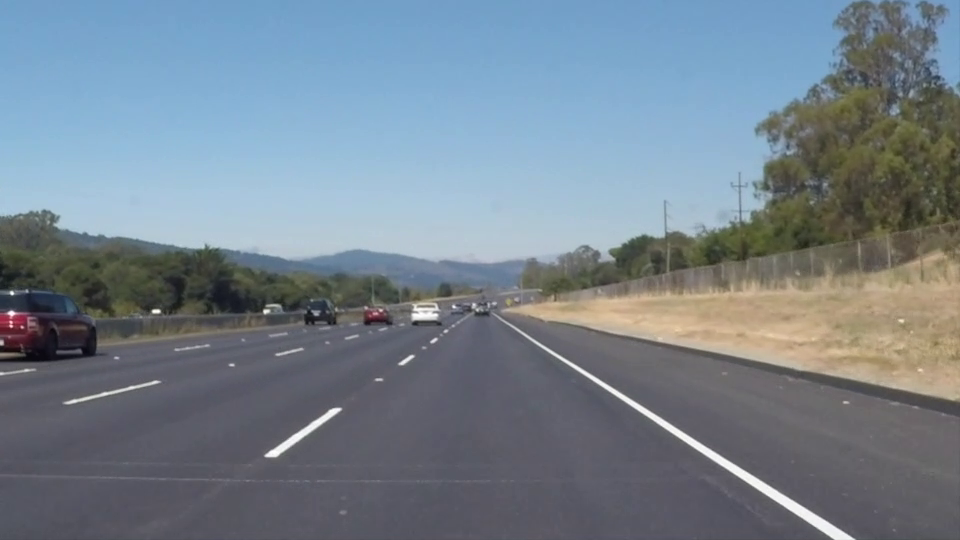
#> input picture frame 22 of media/problem_2.mp4, 960 x 540 px, given in place of problem_3.mp4, which was not available
$ python turn_prediction.py   (older library calls are emulated)
#> lines starting #> are read from the running program, lines starting #| are printed output that depends on the picture; after the words box and inside, x2 and y2 are one past the last pixel; in counts of white or black regions, pixels touching at a corner belong together; pictures that were not available may be replaced by others from this repository, and a replacement may not be noted
#> in main, frame is the input picture: shape (540, 960, 3); mean B, G, R 141.9, 130.7, 117.7
#!/usr/bin/python3

import numpy as np
# import matplotlib.pyplot as plt
from numpy.linalg import inv
import cv2 as cv


# GLobal params
num_windows = 10
margin=110
minpix=20
poly_points_1= np.array([[0,0], [0,720],[540,440],[740,440],[1280,720],[1280,0]])
poly_points_2= np.array([[0,652], [0,720],[1280,720],[1280,652]])
array_for_avg = []
array_for_avg_prediction = []


# Source points for homography
src = np.array([[605,440],[720,440], [1146, 651], [210, 690]], dtype="float32")

# Destination points for homography
dst = np.array([[0, 0], [250, 0], [250, 500], [0, 500]], dtype="float32")

#Homography
H_matrix = cv.getPerspectiveTransform(src, dst)
Hinv = inv(H_matrix)


# [23 lines left out: functions rolling_avg, rolling_avg_prediction, not called in this run]

def mask_poly(frame,poly_points):
    img=frame.copy()

    img = cv.fillPoly(img,[poly_points],(0,0,0))
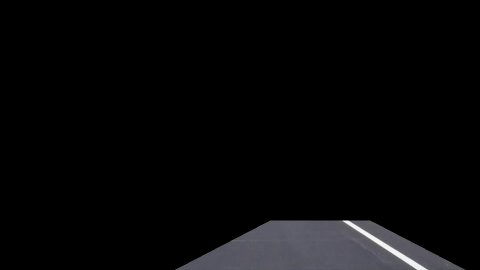
#> img: shape (540, 960, 3) (shown at 1/2 size); mean B, G, R 7.9, 7.1, 7.2
    # cv.namedWindow('post_mask',cv.WINDOW_NORMAL)
    # cv.imshow('post_mask',img)

    return img

# [11 lines left out: function correct_dist, not called in this run]

# Turn prediction for lanes
def turn_predict(image_center, right_lane_pos, left_lane_pos):
    lane_center = left_lane_pos + (right_lane_pos - left_lane_pos)/2
    if (lane_center - image_center < 0):

        return ("Right Turn")
    elif (lane_center - image_center < 8):
        return ("Straight Road")
    else:
    	return ("Left Turn")


# Process image and homography operations
def image_preprocessing(img):

	# crop_img = img[420:720, 40:1280, :]  # To get the region of interest
	frame_post_mask = mask_poly(img,poly_points_1)
	crop_img = mask_poly(frame_post_mask,poly_points_2)
	# undist_img = correct_dist(crop_img)

	hsl_img = cv.cvtColor(crop_img, cv.COLOR_BGR2HLS)
#> hsl_img: shape (540, 960, 3); mean of channels 0, 1, 2 9, 7.5, 1.1
	# To seperate out Yellow colored lanes
	lower_mask_yellow = np.array([20, 120, 80], dtype='uint8')
	upper_mask_yellow = np.array([45, 200, 255], dtype='uint8')
	mask_yellow = cv.inRange(hsl_img, lower_mask_yellow, upper_mask_yellow)
#> mask_yellow: shape (540, 960); every value is 0

	yellow_detect = cv.bitwise_and(hsl_img, hsl_img, mask=mask_yellow).astype(np.uint8)
#> yellow_detect: shape (540, 960, 3); every value is 0

	# To seperate out White colored lanes
	lower_mask_white = np.array([0, 200, 0], dtype='uint8')
	upper_mask_white = np.array([255, 255, 255], dtype='uint8')
	mask_white = cv.inRange(hsl_img, lower_mask_white, upper_mask_white)
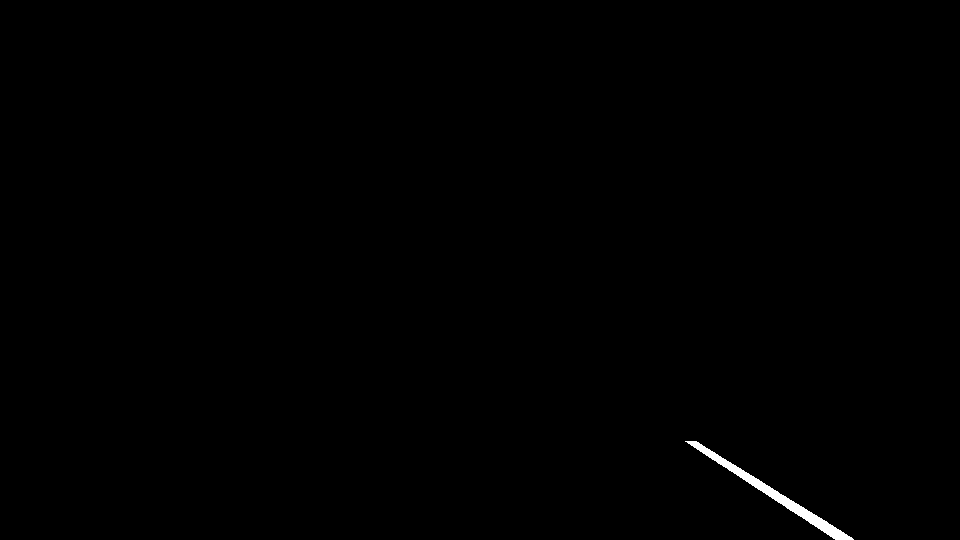
#> mask_white: shape (540, 960); 0.31% white; 1 white region, box (x1, y1, x2, y2) and area: (685, 441, 854, 540) 1584

	white_detect = cv.bitwise_and(hsl_img, hsl_img, mask=mask_white).astype(np.uint8)
#> white_detect: shape (540, 960, 3); mean of channels 0, 1, 2 0.2, 0.7, 0.1

	# Combine both
	lanes = cv.bitwise_or(yellow_detect, white_detect)
	new_lanes = cv.cvtColor(lanes, cv.COLOR_HLS2BGR)
	final = cv.cvtColor(new_lanes, cv.COLOR_BGR2GRAY)
	img_blur = cv.bilateralFilter(final, 9, 120, 100)

	canny_image = cv.Canny(img_blur, 100, 200)
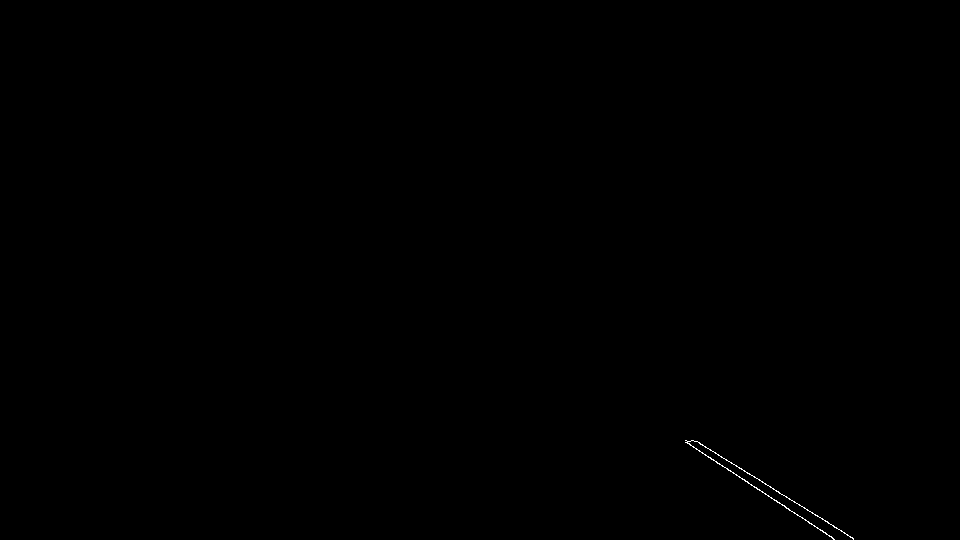
#> canny_image: shape (540, 960); 0.08% white in thin lines or dots, all inside (x1, y1, x2, y2) = (685, 440, 854, 540)

	pts,prediction , lane_classfied , rads = calculate_curves(canny_image)
	rads[0] = rads[0]/5
	rads[1] = rads[1]/3
	color_blend = np.zeros_like(img).astype(np.uint8)
	cv.fillPoly(color_blend, pts, (0,255, 0))
	circles_image = draw_circles(color_blend)
	circles_image = cv.cvtColor(circles_image, cv.COLOR_GRAY2BGR)

	new_warp = cv.warpPerspective(color_blend, Hinv, (crop_img.shape[1], crop_img.shape[0]))
	result = cv.addWeighted(img, 1, new_warp, 0.5, 0)
	cv.putText(result, prediction, (50, 50),cv.FONT_HERSHEY_SIMPLEX, 1.5,(0,255,0),2, cv.LINE_AA)

	scale_percent = 20 # percent of original size
	width = int(circles_image.shape[1] * scale_percent / 100)
	height = int(circles_image.shape[0] * scale_percent / 100)
	dim = (width, height)
	resized_circles_image = cv.resize(circles_image, dim, interpolation = cv.INTER_AREA)
	# cv.imshow("re-sized circle",resized_circles_image)

	width = int(img.shape[1] * scale_percent / 100)
	height = int(img.shape[0] * scale_percent / 100)
	dim = (width, height)
	resized_original_image = cv.resize(img, dim, interpolation = cv.INTER_AREA)

	# cv.imshow("re-sized original",resized_original_image)
	canvas = np.ones([880,1880,3]).astype(np.uint8)
	canvas[:720,:1280,:] = result[:,:,:]
	canvas[0:144,1280:1536] = resized_original_image[:,:,:]

	resized_lanes = cv.resize(lanes, dim, interpolation = cv.INTER_AREA)

	canvas[0:144,1537:1793] = resized_lanes[:,:,:]
	canvas[144:744,1280:1580] =  lane_classfied[:600,:300,:]
	canvas[144:744,1580:1880] =  circles_image[:600,:300,:]

	cv.putText(canvas, "(1)", (1300, 50),cv.FONT_HERSHEY_SIMPLEX, 1.5,(0,255,0),2, cv.LINE_AA)
	cv.putText(canvas, "(2)", (1570, 50),cv.FONT_HERSHEY_SIMPLEX, 1.5,(0,255,0),2, cv.LINE_AA)
	cv.putText(canvas, "(3)", (1300, 200),cv.FONT_HERSHEY_SIMPLEX, 1.5,(0,255,0),2, cv.LINE_AA)
	cv.putText(canvas, "(4)", (1570, 200),cv.FONT_HERSHEY_SIMPLEX, 1.5,(0,255,0),2, cv.LINE_AA)
	text_1 = '(1) : Original Image  (2) : Image processing'
	text_2 = '(3) : Warped and classified lanes (4) : Sliding windows curve detection'
	curvature = 'Left Curvature = '+str(rads[0]) + '  '+ 'Right Curvature = ' + str(rads[1])
	cv.putText(canvas,text_1, (50, 750),cv.FONT_HERSHEY_SIMPLEX, 1, (0, 255, 0), 1)
	cv.putText(canvas,text_2, (50, 800),cv.FONT_HERSHEY_SIMPLEX, 1, (0, 255, 0), 1)

	cv.putText(canvas,curvature, (50, 850),cv.FONT_HERSHEY_SIMPLEX, 1, (0, 255, 0), 1)
	cv.imshow('canvas',canvas)
	return canvas
# [43 lines left out: functions get_curve, draw_circles, not called in this run]

def calculate_curves(img_edge):
	new_img = cv.warpPerspective(img_edge, H_matrix, (300, 600))
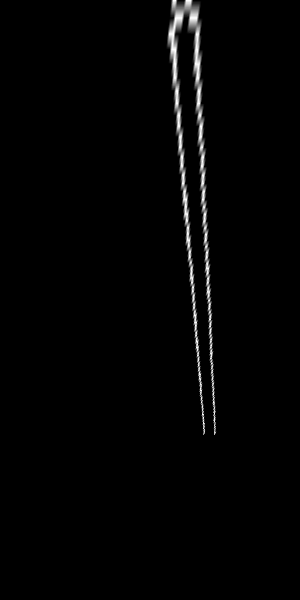
#> new_img: shape (600, 300); min 0, max 255, mean 3.8
	histogram = np.sum(new_img, axis=0)
#> histogram = 300 values, max 28143 at index 198, min 0 at index 0, mean 2294
	out_img = np.dstack((new_img,new_img,new_img))*255
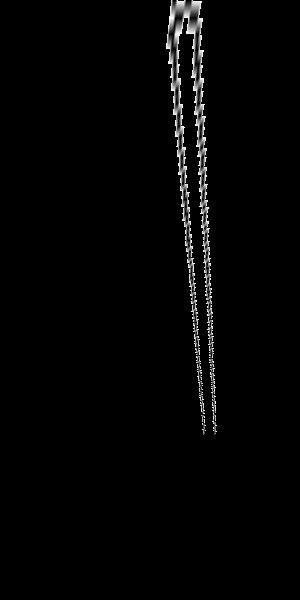
#> out_img: shape (600, 300, 3); min 0, max 255, mean 4.4

	midpoint = np.int(histogram.shape[0]/2)

	# Compute the left and right max pixels
	leftx_ = np.argmax(histogram[:midpoint])
#> leftx_ = 0
	rightx_ = np.argmax(histogram[midpoint:]) + midpoint
#> rightx_ = 198

	left_lane_pos = leftx_
#> left_lane_pos = 0
	right_lane_pos = rightx_
#> right_lane_pos = 198
	image_center = int(new_img.shape[1]/2)

	prediction = turn_predict(image_center, right_lane_pos, left_lane_pos)
#> in turn_predict, `lane_center = left_lane_pos + (right_lane_pos - left_lane_pos)/2`: lane_center = 99
#> prediction = 'Right Turn'

	window_height = np.int(new_img.shape[0]/num_windows)
	nonzero = new_img.nonzero()
#> nonzero = 5791 positions, rows 0 to 434, columns 166 to 216
	nonzeroy = np.array(nonzero[0])
#> nonzeroy = 5791 values from 0 to 434
	nonzerox = np.array(nonzero[1])
#> nonzerox = 5791 values, max 216 at index 5750, min 166 at index 1178, mean 192.2

	leftx_p = leftx_
#> leftx_p = 0
	rightx_p = rightx_
#> rightx_p = 198

	left_lane_inds = []
	right_lane_inds = []

	# Step through the windows one by one
	for window in range(num_windows):
		# Identify window boundaries in x and y (and right and left)
		win_y_down = new_img.shape[0] - (window+1)*window_height
		win_y_up = new_img.shape[0] - window*window_height
		win_x_left_down = leftx_p - margin
		win_x_left_up = leftx_p + margin
		win_x_right_down = rightx_p - margin
		win_x_right_up = rightx_p + margin
		window_pts = np.array([[win_x_left_up,win_y_down],
								[win_x_right_up,win_y_down],
								[win_x_left_down,win_y_up],
								[win_x_right_down,win_y_up]])
		# Identify the nonzero pixels in x and y within the window
		good_left_inds = ((nonzeroy >= win_y_down) & (nonzeroy < win_y_up) & (nonzerox >= win_x_left_down) & (nonzerox < win_x_left_up)).nonzero()[0]
		good_right_inds = ((nonzeroy >= win_y_down) & (nonzeroy < win_y_up) & (nonzerox >= win_x_right_down) & (nonzerox < win_x_right_up)).nonzero()[0]

		# Append these indices to the list
		left_lane_inds.append(good_left_inds)
		right_lane_inds.append(good_right_inds)

		# If found > minpix pixels, move to next window
		if len(good_left_inds) > minpix:
			leftx_p = np.int(np.mean(nonzerox[good_left_inds]))
		if len(good_right_inds) > minpix:
			rightx_p = np.int(np.mean(nonzerox[good_right_inds]))
#> this loop made 10 passes
#> (win_x_right_down, win_x_right_up, window_pts, rightx_p) on passes 3 to 9: (88, 308, [[110, 420], [308, 420], [-110, 480], [88, 480]], 208), (98, 318, [[110, 360], [318, 360], [-110, 420], [98, 420]], 206), (96, 316, [[110, 300], [316, 300], [-110, 360], [96, 360]], 202), (92, 312, [[110, 240], [312, 240], [-110, 300], [92, 300]], 198), (88, 308, [[110, 180], [308, 180], [-110, 240], [88, 240]], 194), (84, 304, [[110, 120], [304, 120], [-110, 180], [84, 180]], 190), (80, 300, [[110, 60], [300, 60], [-110, 120], [80, 120]], 187)
#> after the loop, left_lane_inds = [empty array, empty array, empty array, empty array, empty array, empty array, empty array, empty array, empty array, empty array]; right_lane_inds = 10 items

	# Concatenate the arrays of indices
	left_lane_inds = np.concatenate(left_lane_inds)
#> left_lane_inds = empty array
	right_lane_inds = np.concatenate(right_lane_inds)
#> right_lane_inds = 5791 values, max 5790 at index 73, min 0 at index 4281, mean 2895

	# Extract left and right line pixel positions
	leftx = nonzerox[left_lane_inds]
#> leftx = empty array
	lefty = nonzeroy[left_lane_inds]
#> lefty = empty array
	rightx = nonzerox[right_lane_inds]
#> rightx = 5791 values, max 216 at index 33, min 166 at index 5459, mean 192.2
	righty = nonzeroy[right_lane_inds]
#> righty = 5791 values, max 434 at index 72, min 0 at index 4281, mean 163.7


	if leftx.size == 0 or rightx.size == 0 or lefty.size == 0 or righty.size == 0:
		return

	left_fit = np.polyfit(lefty, leftx, 2)
	right_fit = np.polyfit(righty, rightx, 2)

	ploty = np.linspace(0, new_img.shape[0]-1, new_img.shape[0] )

	out_img[nonzeroy[left_lane_inds], nonzerox[left_lane_inds]] = [255, 0, 0]
	out_img[nonzeroy[right_lane_inds], nonzerox[right_lane_inds]] = [0, 0, 255]

	# Fit a second order polynomial to each
	left_fitx = left_fit[0]*ploty**2 + left_fit[1]*ploty + left_fit[2]
	right_fitx = right_fit[0]*ploty**2 + right_fit[1]*ploty + right_fit[2]

	# Extracting points from fit
	left_line_pts = np.array([np.transpose(np.vstack([left_fitx, ploty]))])
	right_line_pts = np.array([np.flipud(np.transpose(np.vstack([right_fitx,ploty])))])
	image_center = img_edge.shape[0]/2

	pts = np.hstack((left_line_pts, right_line_pts))
	pts = np.array(pts, dtype=np.int32)
	rads = get_curve(new_img,left_fitx,right_fitx)

	return pts , prediction , out_img , rads


def main():
	cap = cv.VideoCapture('media/problem_3.mp4')
	fourcc = cv.VideoWriter_fourcc('m','p','4', 'v')
	out = cv.VideoWriter('output/problem_3_output.avi',cv.VideoWriter_fourcc('M','J','P','G'), 30, (1880,880))
	while cap.isOpened():
		success, frame = cap.read()
		if success is False:
			break
		initial_image = frame
		final = image_preprocessing(initial_image)
		out.write(final)
		cv.waitKey(1)

	cap.release()

if __name__ == '__main__':
#> (the run stopped early here; a loop or call above may not have finished)

$ run again, starting later in the video
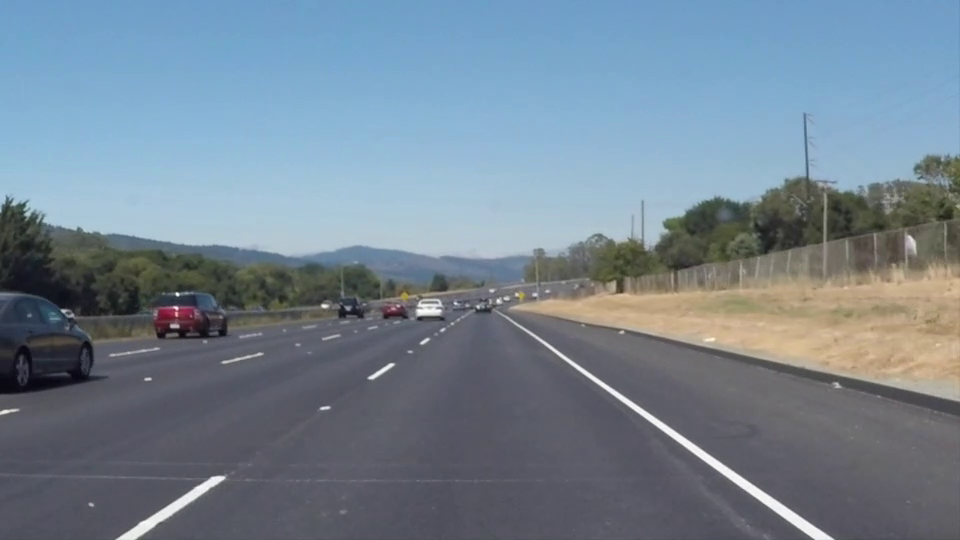
#> input picture frame 99 of media/problem_2.mp4, 960 x 540 px, given in place of problem_3.mp4, which was not available
#> in main, frame is the input picture: shape (540, 960, 3); mean B, G, R 146, 132.3, 116.7
#> hsl_img: shape (540, 960, 3); mean of channels 0, 1, 2 9, 7.4, 1.1
#> mask_yellow: shape (540, 960); every value is 0
#> yellow_detect: shape (540, 960, 3); every value is 0
#> in image_preprocessing, `mask_white = cv.inRange(hsl_img, lower_mask_white, upper_mask_white)`:
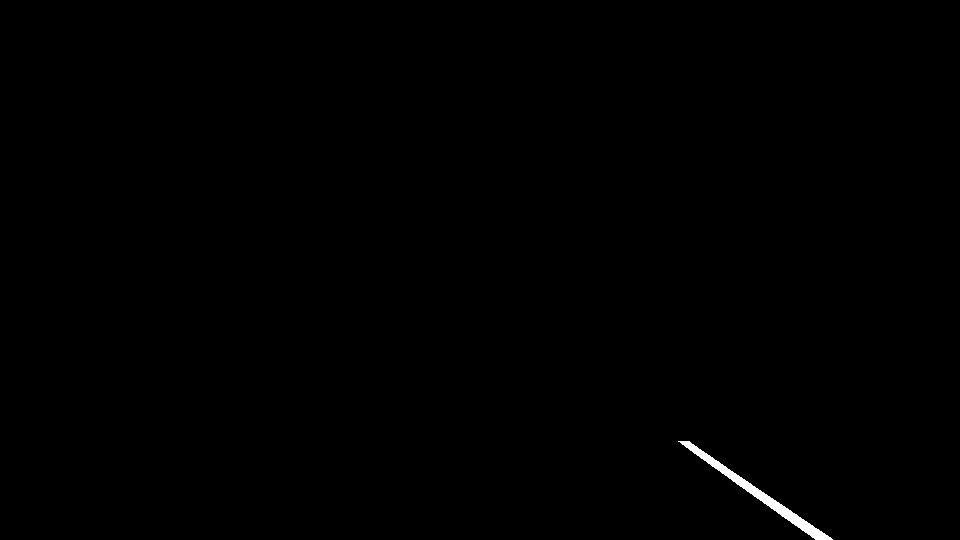
#> mask_white: shape (540, 960); 0.28% white; 1 white region, box (x1, y1, x2, y2) and area: (678, 441, 833, 540) 1473
#> white_detect: shape (540, 960, 3); mean of channels 0, 1, 2 0.3, 0.7, 0.1
#> canny_image: shape (540, 960); 0.09% white in thin lines or dots, all inside (x1, y1, x2, y2) = (678, 440, 833, 540)
#> histogram = 300 values, max 28337 at index 182, min 0 at index 0, mean 2366.4
#> in calculate_curves, `out_img = np.dstack((new_img,new_img,new_img))*255`:
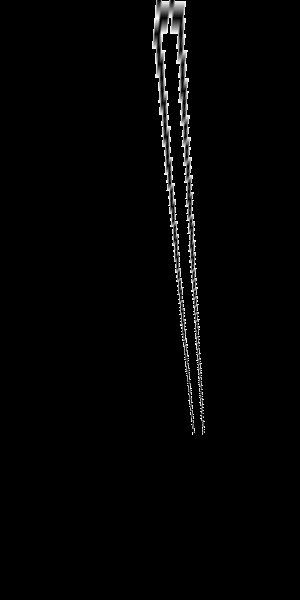
#> out_img: shape (600, 300, 3); min 0, max 255, mean 4.2
#> leftx_ = 0
#> rightx_ = 182
#> left_lane_pos = 0
#> right_lane_pos = 182
#> lane_center = 91
#> prediction = 'Right Turn'
#> nonzero = 5729 positions, rows 0 to 434, columns 152 to 204
#> nonzeroy = 5729 values from 0 to 434
#> nonzerox = 5729 values, max 204 at index 5670, min 152 at index 1116, mean 178
#> leftx_p = 0
#> in calculate_curves, `rightx_p = rightx_`: rightx_p = 182
#> the loop in calculate_curves, `for window in range(num_windows):` made 10 passes
#> (win_x_right_down, win_x_right_up, window_pts, rightx_p) on passes 3 to 9: (72, 292, [[110, 420], [292, 420], [-110, 480], [72, 480]], 197), (87, 307, [[110, 360], [307, 360], [-110, 420], [87, 420]], 194), (84, 304, [[110, 300], [304, 300], [-110, 360], [84, 360]], 189), (79, 299, [[110, 240], [299, 240], [-110, 300], [79, 300]], 185), (75, 295, [[110, 180], [295, 180], [-110, 240], [75, 240]], 180), (70, 290, [[110, 120], [290, 120], [-110, 180], [70, 180]], 176), (66, 286, [[110, 60], [286, 60], [-110, 120], [66, 120]], 172)
#> after the loop in calculate_curves, `for window in range(num_windows):`: left_lane_inds = [empty array, empty array, empty array, empty array, empty array, empty array, empty array, empty array, empty array, empty array]; right_lane_inds = 10 items
#> in calculate_curves, `left_lane_inds = np.concatenate(left_lane_inds)`: left_lane_inds = empty array
#> in calculate_curves, `right_lane_inds = np.concatenate(right_lane_inds)`: right_lane_inds = 5729 values, max 5728 at index 69, min 0 at index 4258, mean 2864
#> leftx = empty array
#> rightx = 5729 values, max 204 at index 11, min 152 at index 5374, mean 178
#> righty = 5729 values, max 434 at index 68, min 0 at index 4258, mean 163.4
